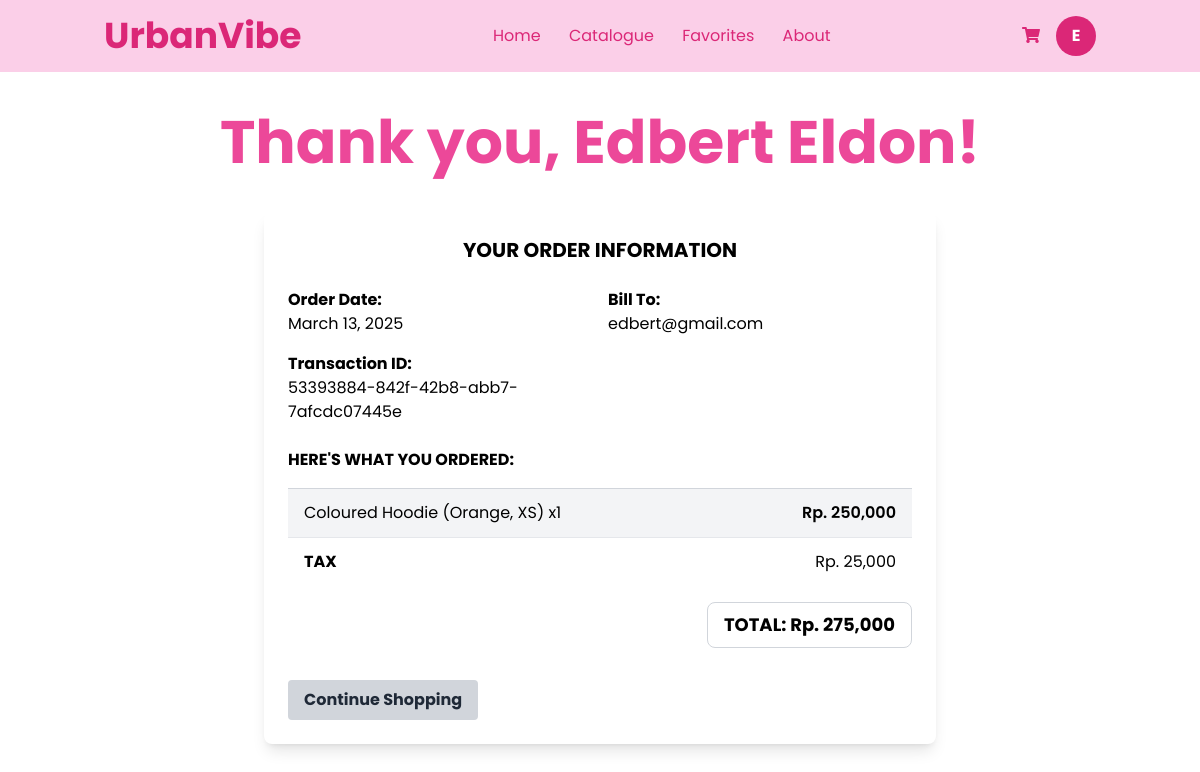
Screenshot of /invoice/ (signed in) with the database file from the repository.
### WebPage/models.py (models this page shows, shortened)
class CustomUser(AbstractBaseUser, PermissionsMixin):  # Inherit PermissionsMixin
    email = models.EmailField(unique=True)
    full_name = models.CharField(max_length=255)
    phone_number = models.CharField(max_length=15, blank=True, null=True)
    address = models.TextField(blank=True, null=True)
    is_staff = models.BooleanField(default=False)
    is_superuser = models.BooleanField(default=False)
    is_active = models.BooleanField(default=True)  # This should already exist
    objects = CustomUserManager()
    USERNAME_FIELD = 'email'
    REQUIRED_FIELDS = ['full_name']

class Order(models.Model):
    ORDER_STATUS = (
        ('pending', 'Pending'),
        ('processing', 'Processing'),
        ('completed', 'Completed'),
        ('cancelled', 'Cancelled'),
    )
    user = models.ForeignKey(settings.AUTH_USER_MODEL, on_delete=models.CASCADE, null=True, blank=True)
    date_ordered = models.DateTimeField(auto_now_add=True)
    complete = models.BooleanField(default=False)
    transaction_id = models.CharField(max_length=100, null=True, blank=True)
    status = models.CharField(max_length=20, choices=ORDER_STATUS, default='pending')
    voucher_code = models.CharField(max_length=20, null=True, blank=True)
    discount_amount = models.IntegerField(default=0)
    @property
    def get_cart_total(self):
        orderitems = self.orderitem_set.all()
        total = sum([item.get_total for item in orderitems])
        return total
    @property
    def get_final_total(self):
        total = self.get_cart_total
        tax = int(total * 0.10)  # 10% tax
        final_total = total + tax - self.discount_amount
        return final_total, tax

class OrderItem(models.Model):
    PRODUCT_TYPE_CHOICES = (
        ('fashion', 'Fashion'),
        ('beauty', 'Beauty'),
        ('accessories', 'Accessories'),
    )
    order = models.ForeignKey(Order, on_delete=models.CASCADE)
    product_type = models.CharField(max_length=20, choices=PRODUCT_TYPE_CHOICES)
    product_id = models.IntegerField()
    quantity = models.IntegerField(default=1)
    date_added = models.DateTimeField(auto_now_add=True)
    color = models.CharField(max_length=20, null=True, blank=True)
    size = models.CharField(max_length=10, null=True, blank=True)
    @property
    def get_product(self):
        try:
            if self.product_type == 'fashion':
                return Fashion.objects.get(product_id=self.product_id)
            elif self.product_type == 'beauty':
                return Beauty.objects.get(product_id=self.product_id)
            elif self.product_type == 'accessories':
                return Accessories.objects.get(product_id=self.product_id)
        except (Fashion.DoesNotExist, Beauty.DoesNotExist, Accessories.DoesNotExist):
            return None
        return None
    @property
    def get_total(self):
        product = self.get_product
        return product.price * self.quantity if product else 0

class Product(models.Model):
    product_id = models.AutoField(primary_key=True)
    name = models.CharField(max_length=255)
    description = models.TextField()
    price = models.PositiveIntegerField()
    stock = models.PositiveIntegerField()
    class Meta:
        abstract = True

class Fashion(Product):
    sub_category = models.CharField(max_length=20, choices=FashionSubCategory.choices)
    color = MultiSelectField(choices=COLOR_CHOICES, max_length=100)  # Allows multiple colors
    size = MultiSelectField(choices=SIZE_CHOICES, max_length=50)  # Allows multiple sizes
    fashion_type = models.CharField(max_length=15, null=True, blank=True, choices=FashionType.choices)

### WebPage/views.py (the view)
# urls.py: path('invoice/', views.invoice, name='invoice'),
def invoice(request):
    if request.user.is_authenticated:
        order = Order.objects.filter(
            user=request.user,
            complete=True
        ).order_by('-date_ordered').first()
        if order:
            items = order.orderitem_set.all()
            final_total, tax = order.get_final_total
            context = {
                'order': order,
                'items': items,
                'tax': tax,
                'total': final_total
            }
            return render(request, 'WebPage/invoice.html', context)
    return render(request, 'WebPage/invoice.html')

### templates/WebPage/invoice.html (shortened to what this page needs)
{% extends 'base.html' %}
{% load static %}
{% load humanize %}
{% block content %}
<main class="min-h-screen">
  <div class="text-center py-10">
    <h1 class="text-6xl font-bold text-pink-500">
      Thank you{% if user.is_authenticated %}, {{ user.full_name|default:user.email }}{% endif %}!
    </h1>
  </div>
  <div class="order-container max-w-2xl mx-auto p-6 bg-white rounded-lg shadow-lg">
    <h2 class="text-xl font-bold mb-6 text-center">YOUR ORDER INFORMATION</h2>
    <div class="grid grid-cols-2 gap-4 mb-6">
      <div>
        <p class="font-bold">Order Date:</p>
        <p id="orderDate">
          {% if order and order.date_ordered %}
            {{ order.date_ordered|date:"F d, Y" }}
          {% else %}
            <span id="js-date">Loading date...</span>
          {% endif %}
        </p>
      </div>
      <div>
        <p class="font-bold">Bill To:</p>
        <p>
          {% if user.is_authenticated %}{{ user.email }}{% else %}<span id="js-email">Guest</span>{% endif %}
        </p>
      </div>
      {% if order and order.transaction_id %}
      <div>
        <p class="font-bold">Transaction ID:</p>
        <p>{{ order.transaction_id }}</p>
      </div>
      {% endif %}
    </div>
    <h3 class="font-bold mb-4">HERE'S WHAT YOU ORDERED:</h3>
    <div class="mb-4 border-t border-gray-300" id="orderItems">
      {% if items %}
        {% for item in items %}
        <div class="order-item flex justify-between py-3 {% if forloop.first %}bg-gray-100{% endif %} px-4 border-b">
          <p>
            {{ item.get_product.name }}
            {% if item.color or item.size %}
              ({{ item.color|default_if_none:"" }}{% if item.color and item.size %}, {% endif %}{{ item.size|default_if_none:"" }})
            {% endif %}
            x{{ item.quantity }}
          </p>
          <p class="font-semibold">Rp. {{ item.get_total|floatformat:"0"|intcomma }}</p>
        </div>
        {% endfor %}
        <div class="py-3 flex justify-between items-center px-4">
          <p class="font-bold">TAX</p>
          <p id="taxAmount">Rp. {{ tax|floatformat:"0"|intcomma }}</p>
        </div>
      {% else %}
      <div id="client-items">
      </div>
      {% endif %}
    </div>
    <div class="order-summary text-right mt-4">
      <div class="border border-gray-300 inline-block px-4 py-2 rounded-lg">
        <p id="totalAmount" class="text-lg font-bold">
          TOTAL:
          {% if total %} Rp. {{ total|floatformat:"0"|intcomma }} {% else %}
          <span id="js-total">Calculating...</span>
          {% endif %}
        </p>
      </div>
    </div>
    <div class="mt-8 flex justify-between">
      <a href="{% url 'catalogue' %}" class="bg-gray-300 hover:bg-gray-400 text-gray-800 font-bold py-2 px-4 rounded">
        Continue Shopping
      </a>
  </div>
</main>
{% endblock %}

### templates/base.html (shortened to what this page needs)
{% load static %}
<!DOCTYPE html>
<html lang="en">
<head>
    <link rel="stylesheet" href="{% static 'assets/css/styles.css' %}">
    <script src="https://cdn.tailwindcss.com"></script>
    <link rel="stylesheet" href="https://cdnjs.cloudflare.com/ajax/libs/font-awesome/5.15.3/css/all.min.css"/>
</head>
<body>
    <header class="bg-pink-200 py-4">
        <div class="container mx-auto flex justify-between items-center px-4">
            <a class="text-4xl font-bold text-pink-600" href="{% url 'index' %}">
                UrbanVibe
            </a>
            <nav class="space-x-6">
                <a class="text-pink-600 hover:text-pink-800" href="{% url 'index' %}">Home</a>
                <a class="text-pink-600 hover:text-pink-800" href="{% url 'catalogue' %}">Catalogue</a>
                <a class="text-pink-600 hover:text-pink-800" href="{% url 'favorites' %}">Favorites</a>
                <a class="text-pink-600 hover:text-pink-800" href="{% url 'about_us' %}">About</a>
            </nav>
            <div class="flex items-center space-x-4">
                <a href="{% url 'shoppingcart' %}">
                    <i class="fas fa-shopping-cart text-pink-600"></i>
                </a>
                {% if user.is_authenticated %}
                    <a href="{% url 'profile' %}" class="w-10 h-10 rounded-full bg-pink-600 flex items-center justify-center text-white font-bold">
                        {{ user.full_name|slice:":1" }}
                    </a>
                {% else %}
                    <a href="{% url 'login' %}" class="bg-white text-pink-600 border border-pink-600 px-4 py-2 rounded-full hover:bg-pink-600 hover:text-white">
                        Get Started
                    </a>
                {% endif %}
            </div>
        </div>
    </header>
    <main class="min-h-screen mx-auto max-w-[1320px] px-4">
        {% block content %}
        {% endblock %}
    </main>
</body>
</html>

### static/assets/css/styles.css (style rules this page uses)
body { font-family: 'Poppins', sans-serif; margin: 0; padding: 0; background-color: #fff; }
header { display: flex; justify-content: space-between; align-items: center; padding: 15px 50px; background-color: #FEC8D8; color: #E91E63; }

### rows the page displays
CustomUser: full_name "E", full_name "Edbert Eldon", email "edbert@gmail.com"
Order: date_ordered "March 13, 2025", transaction_id "53393884-842f-42b8-abb7-7afcdc07445e"
OrderItem: get_product.name "Coloured Hoodie", color "Orange", size "XS", quantity "1", get_total "250,000"

### other values shown
{{ tax|floatformat:"0"|intcomma }} "25,000"
{{ total|floatformat:"0"|intcomma }} "275,000"
